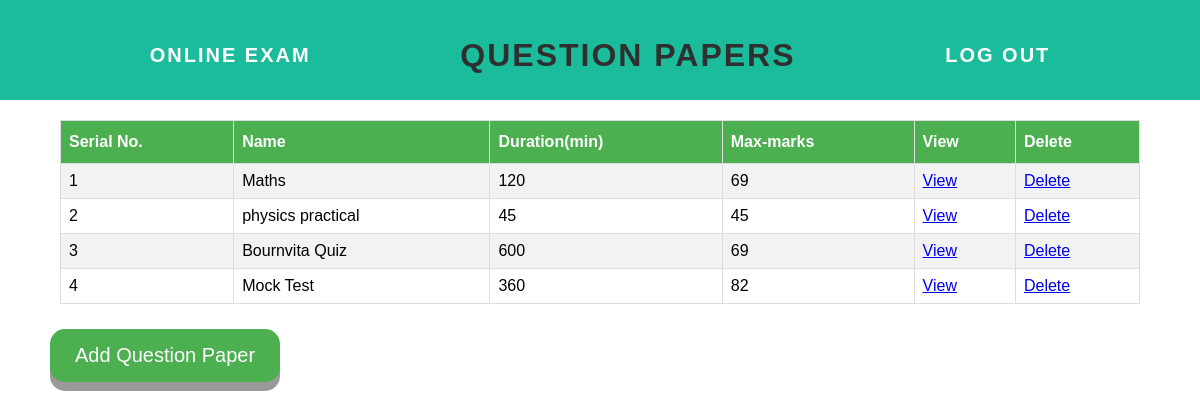
Page /questionpaper on the earlier database version.
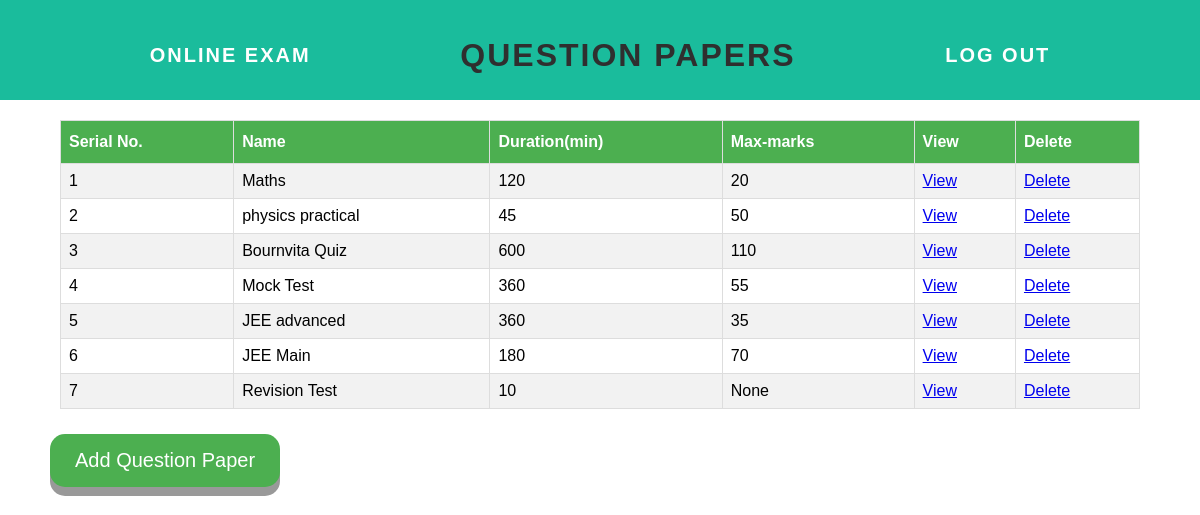
Same page on the later database version.
### tables this page shows
CREATE TABLE questionPaper(pid integer primary key autoincrement, name text not null unique, duration integer not null, maxMarks integer default 0);

### app.py (the view)
@app.route('/questionpaper', methods = ['POST', 'GET'])
def questionpaper():
    form = paperForm()
    conn = sqlite3.connect("questionBank.db")
    c = conn.cursor()
    if request.method == 'POST':
        if form.validate_on_submit():
            questionPaperList = []
            questionPaperList.append(form.name.data)
            questionPaperList.append(form.duration.data)
            questionPaperList.append(0)
            questionPaperTuple = tuple(questionPaperList)
            try:
                c.execute('''insert into questionPaper(name, duration, maxMarks)
                values(?, ?, ?)''', questionPaperTuple)
            except:
                flash("")
            c.execute("select * from questionPaper")
            c.execute("select * from questionPaper")
            questionPaperLists = c.fetchall()
            for paper in questionPaperLists:
                c.execute(''' select sum(p.marks) from qset q, question p where pid = ? and q.qid = p.qid''', (paper[0],))
                m = c.fetchall()[0][0]
                c.execute("update questionpaper set maxmarks = ? where pid = ?", (m, paper[0]))
            c.execute("select * from questionPaper")
            conn.commit()
            questionPaperLists = c.fetchall()
            conn.close()
            return render_template('questionpaper.html', questionPaperLists = questionPaperLists)
        else:
            return render_template('qpaperPage.html', form = form)
    else:
        c.execute("select * from questionPaper")
        questionPaperLists = c.fetchall()
        try:
            for paper in questionPaperLists:
                c.execute(''' select sum(p.marks) from qset q, question p where pid = ? and q.qid = p.qid''', (paper[0],))
                m = c.fetchall()[0][0]
                c.execute("update questionpaper set maxmarks = ? where pid = ?", (m, paper[0]))
        except:
                flash("An error occured please try again")
        c.execute("select * from questionPaper")
        questionPaperLists = c.fetchall()
        conn.close()
        return render_template('questionpaper.html', questionPaperLists = questionPaperLists)

### forms.py
class paperForm(Form):
    name = TextField("Enter question paper name", validators=[InputRequired()])
    duration = IntegerField("Duration of the paper (in minutes)", validators=[InputRequired()])
    submit = SubmitField("Submit")

### templates/questionpaper.html (shortened to what this page needs)
<html>
    <head>
        <link rel="stylesheet" href="{{ url_for('static', filename='css/main.css') }}">
    </head>
    <body>
        <div id="header">
            <div class="container">
                <a id="header-title" href="/">Online Exam</a>
                <h1>QUESTION PAPERS</h1>
                <a href="#" id = "logout"> Log Out </a>
            </div>
        </div>
        {%  if questionPaperLists|length < 1 %}
        <h4 style="text-align: center">There are no question papers. Create one below!</h4>
        {%  else %}
        <table id = "table">
            <tr>
                <th>Serial No.</th>
                <th>Name</th>
                <th>Duration(min)</th>
                <th>Max-marks</th>
                <th>View</th>
                <th>Delete</th>
            </tr>
                {% for paper in questionPaperLists %}
            <tr>
                <td>{{ loop.index }}</td>
                <td>{{ paper[1] }}</td>
                <td>{{ paper[2] }}</td>
                <td> {{ paper[3] }} </td>
                <td><a href="/view/paper/{{paper[0]}}">View</a></td>
                <td><a href="/delete/paper/{{paper[0]}}">Delete</a></td>
            </tr>
                {% endfor %}
        </table>
        {%  endif %}
        <div class="form">
            <form action="/createPaper" method="POST">
                <input class = "button" type="submit" value="Add Question Paper">
            </form>
        </div>
    </body>
</html>

### static/css/main.css (style rules this page uses)
body, html { margin: 0px; font-family: sans-serif; width: 100%; }
#table { font-family: "Trebuchet MS", Arial, Helvetica, sans-serif; border-collapse: collapse; width: 90%; margin: 20px auto; }
#table td, #table th { border: 1px solid #ddd; padding: 8px; }
#table tr:nth-child(even) { background-color: #f2f2f2; }
#table th { padding-top: 12px; padding-bottom: 12px; text-align: left; background-color: #4CAF50; color: white; }
#header { background-color: #1abc9c; height: 100px; margin: 0px; line-height: 110px; }
#header a { color: white; text-decoration: none; text-transform: uppercase; letter-spacing: 0.1em; }
#header-title { font-size: 20px; font-weight: bold; margin-left: 0px; }
#logout { font-size: 20px; font-weight: bold; }
.container { display: flex; flex-direction: row; justify-content: space-evenly; }
h1 { text-align: center; margin-top: 0; letter-spacing: 2px; color: #2f2f2f; }
.button { display: inline-block; padding: 15px 25px; font-size: 20px; cursor: pointer; text-align: center; text-decoration: none; outline: none; color: #fff; background-color: #4CAF50; border: none; border-radius: 15px; box-shadow: 0 9px #999; margin: 5px 50px; }

Differences in the rows shown:
changed questionPaper "Maths": maxMarks "69" → "20"
changed questionPaper "physics practical": maxMarks "45" → "50"
changed questionPaper "Bournvita Quiz": maxMarks "69" → "110"
changed questionPaper "Mock Test": maxMarks "82" → "55"
added questionPaper: name "JEE advanced", duration "360", maxMarks "35"
added questionPaper: name "JEE Main", duration "180", maxMarks "70"
added questionPaper: name "Revision Test", duration "10", paper "None"
